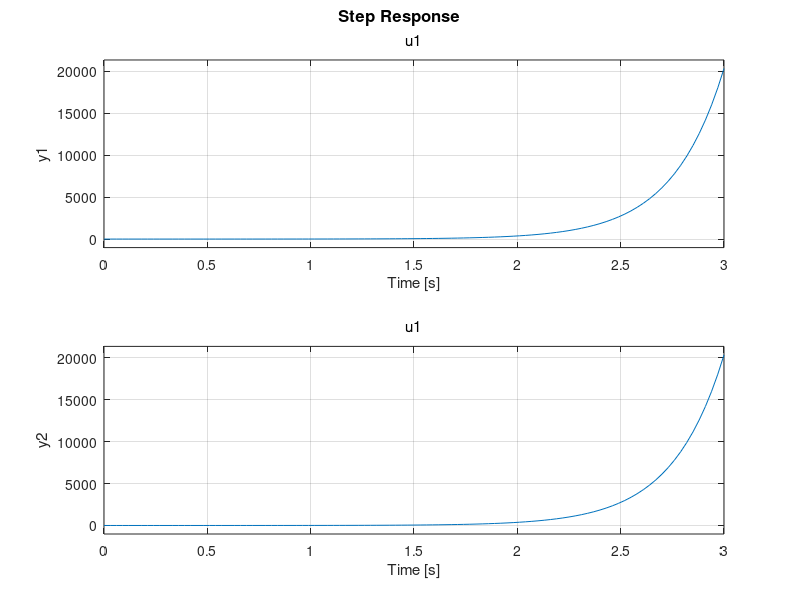
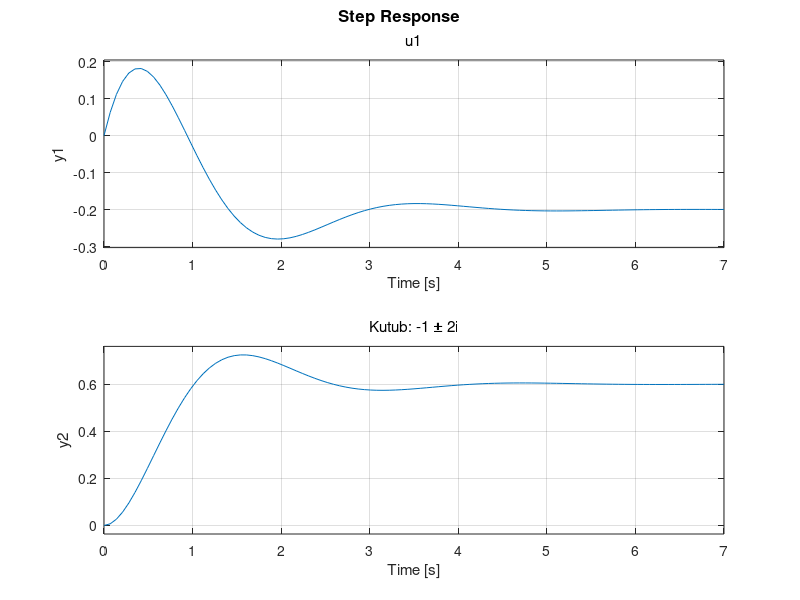
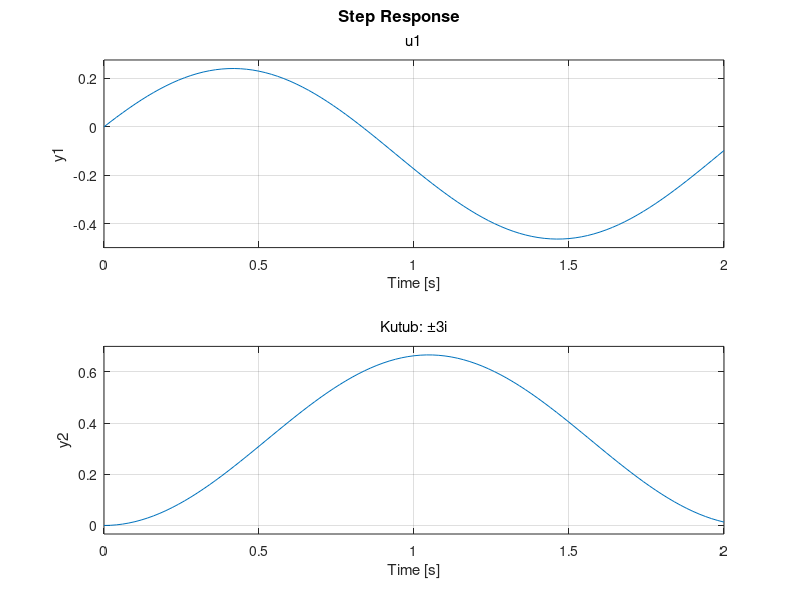
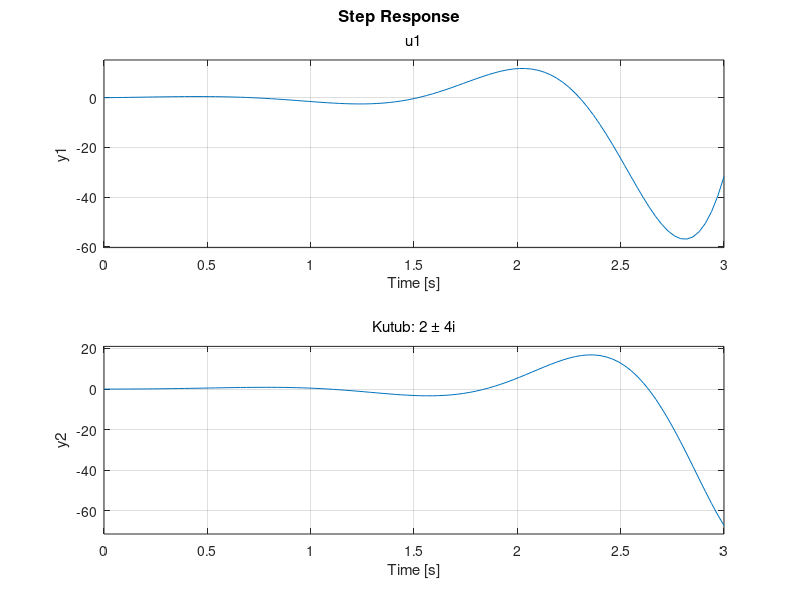

MATLAB code to generate these figures, in order:
clc
clear

%a
A = [1 3; 3 1];
B = [1 ; 0];
C = [1 0; 0 1];
D = [0];
sys = ss(A,B,C,D)
figure(1)
step(sys)
 
lamda = eig(A)
P = pole(sys)

%b
Q = ctrb(sys)

%c
isstable(sys) 

%d
P1 = [-1+2i, -1-2i]
P2 = [3i, -3i]
P3 = [2+4i, 2-4i]
 
K1 = place(A,B,P1)
K2 = place(A,B,P2)
K3 = place(A,B,P3)
 
sys_f1 = ss(A-B*K1, B, C-D*K1,D)
sys_f2 = ss(A-B*K2, B, C-D*K2,D)
sys_f3 = ss(A-B*K3, B, C-D*K3,D)

%e
figure(2)
step(sys_f1)
title('Kutub: -1 ± 2i')
figure(3)
step(sys_f2)
title('Kutub: ±3i')
figure(4)
step(sys_f3)
title('Kutub: 2 ± 4i')
